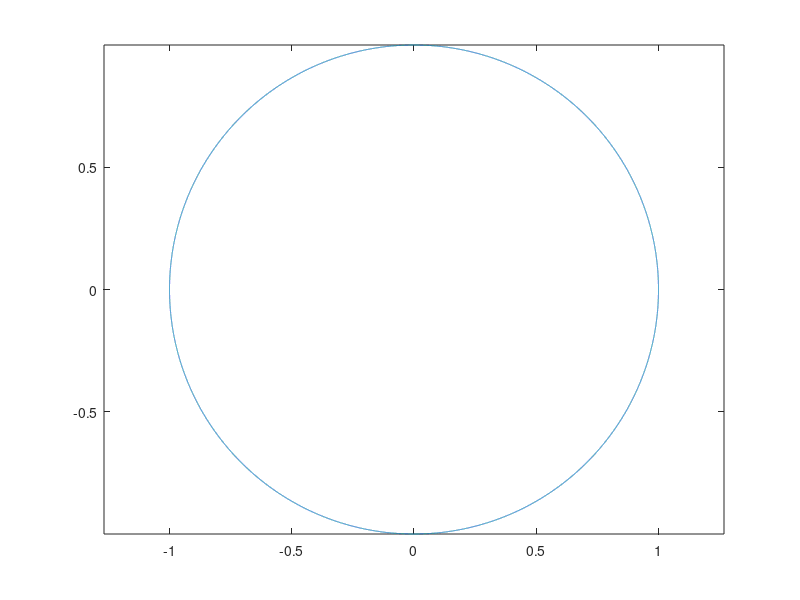

This chart was generated by the following MATLAB code: (Note: this script raises an error after producing the figure.)
clc
close all
clear all

theta = linspace(-pi,pi,50000);
xc = cos(theta);
yc = -sin(theta);
plot(xc,yc);
axis equal

xt = [-1 0 1 -1];
yt = [0 0 0 0];
hold on
t = area(xt,yt); % initial flat triangle
hold off
for j = 1:length(theta)
    xt(2) = xc(j); % determine new vertex value
    yt(2) = yc(j);
    t.XData = xt; % update data properties
    t.YData = yt;
    drawnow limitrate % display updates
end
